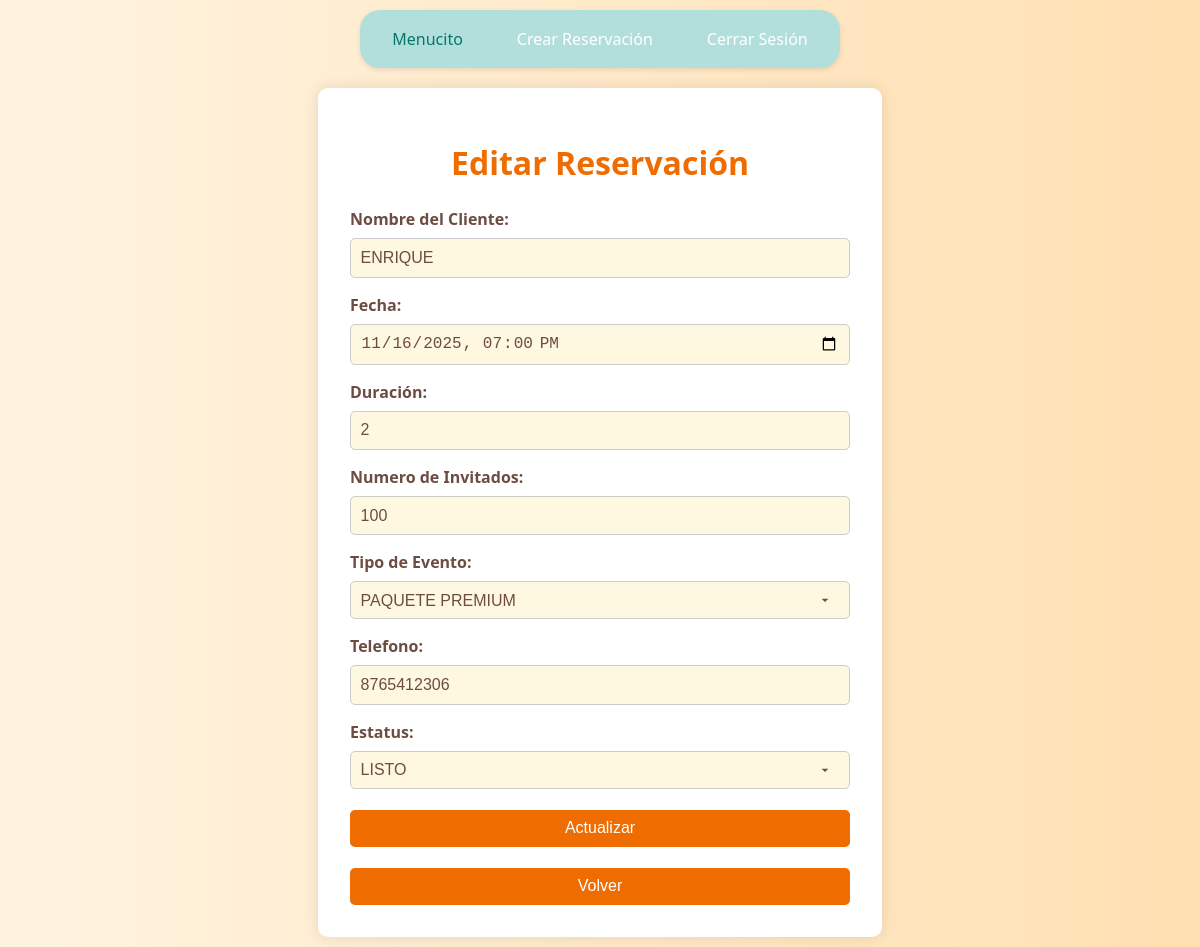
The page /editar/4/ on the database its author committed.
### app/models.py (models this page shows, shortened)
class RESERVACION(models.Model):
    nombre_cliente = models.CharField(max_length=100)
    fecha_evento = models.DateTimeField()
    duracion_horas = models.IntegerField(default=4)
    num_invitados = models.IntegerField()
    tipo_evento = models.CharField(max_length=50)
    telefono_contacto = models.CharField(max_length=15)
    estatus = models.CharField(max_length=20, default='PENDIENTE')

### app/views.py (the view, shortened to what this page needs)
# urls.py: path('editar/<int:id>/', views.editar_reservacion, name='editar'),
def editar_reservacion(request, id):
    reservacion = get_object_or_404(RESERVACION, id=id)
    reservacion.fecha_evento_input = reservacion.fecha_evento.strftime('%Y-%m-%dT%H:%M')
    return render(request, 'editar.html', {'reservacion': reservacion})

### app/templates/editar.html (shortened to what this page needs)
{% load static %}
<!DOCTYPE html>
<html lang="es">
<head>
    <link rel="stylesheet" href="{% static 'css/style2.css' %}">
</head>
<body>
    {% include 'menu.html' %}
    <div class="form-container">
        <h1>Editar Reservación</h1>
        <form method="post" id="form-crear">
            <label for="txtNombre_Cliente">Nombre del Cliente:</label>
            <input type="text" id="txtNombre_Cliente" name="txtNombre_Cliente" value="{{reservacion.nombre_cliente}}" required pattern="[A-Za-z\s]+">
            <label for="txtFecha">Fecha:</label>
            <input type="datetime-local" id="txtFecha" name="txtFecha" value="{{ reservacion.fecha_evento_input }}"required>
            <label for="txtDuracion">Duración:</label>
            <input type="number" name="txtDuracion" value="{{reservacion.duracion_horas}}"required>
            <label for="txtNum_Inv">Numero de Invitados:</label>
            <input type="number" id="txtNum_Inv" name="txtNum_Inv" value="{{reservacion.num_invitados}}" required pattern="[0-9]+ o \d+">
            <label for="ddlTipo_Evento">Tipo de Evento:</label>
            <select name="ddlTipo_Evento" required>
                <option value="PAQUETE PREMIUM" {% if reservacion.tipo_evento == "PAQUETE PREMIUM" %}selected{% endif %}>PAQUETE PREMIUM</option>
            </select><br>
            <label for="txtTelefono_Contacto">Telefono:</label>
            <input type="text" id="txtTelefono_Contacto" name="txtTelefono_Contacto" value="{{reservacion.telefono_contacto}}" required pattern="^\d{10}$">
            <label for="ddlestatus">Estatus:</label>
            <select name="ddlestatus" required>
                <option value="LISTO" {% if reservacion.estatus == "LISTO" %}selected{% endif %}>LISTO</option>
            </select><br>
            <button type="submit">Actualizar</button>
            <button><a href="{% url 'listar' %}" class="btn">Volver</a></button>
        </form>
    </div>
</body>
</html>

### app/static/css/style2.css (style rules this page uses)
body { font-family: 'Segoe UI', sans-serif; background: linear-gradient(to right, #fff3e0, #ffe0b2); display: flex; flex-direction: column; justify-content: center; align-items: center; min-height: 100vh; }
.form-container { background-color: white; padding: 2rem; border-radius: 10px; box-shadow: 0 0 15px rgba(0,0,0,0.1); width: 100%; max-width: 500px; margin: 10px auto; }
h1 { text-align: center; color: #ef6c00; margin-bottom: 1.5rem; }
label { display: block; margin-top: 1rem; font-weight: bold; color: #6d4c41; }
input[type="text"], input[type="number"], input[type="datetime-local"], textarea, select { width: 100%; padding: 0.6rem; margin-top: 0.5rem; border: 1px solid #ccc; border-radius: 5px; font-size: 1rem; background-color: #fff8e1; color: #6d4c41; box-sizing: border-box; }
select { appearance: none; background-repeat: no-repeat; background-position: right 1rem center; background-size: 1rem; }
button { display: block; width: 100%; padding: 0.6rem; margin-top: 1.3rem; background-color: #ef6c00; color: white; font-size: 1rem; text-align: center; border: none; border-radius: 5px; text-decoration: none; cursor: pointer; transition: background-color 0.3s ease; }
a.btn { color: white; text-decoration: none; }

### app/static/css/style3.css (style rules this page uses)
body { margin: 0; font-family: 'Segoe UI', sans-serif; background-color: #f9f9f9; }

### rows shown on the page
RESERVACION: txtNombre_Cliente "ENRIQUE", txtFecha "11/16/2025 19:00", txtDuracion "2", txtNum_Inv "100", ddlTipo_Evento "PAQUETE PREMIUM", txtTelefono_Contacto "8765412306", ddlestatus "LISTO"
